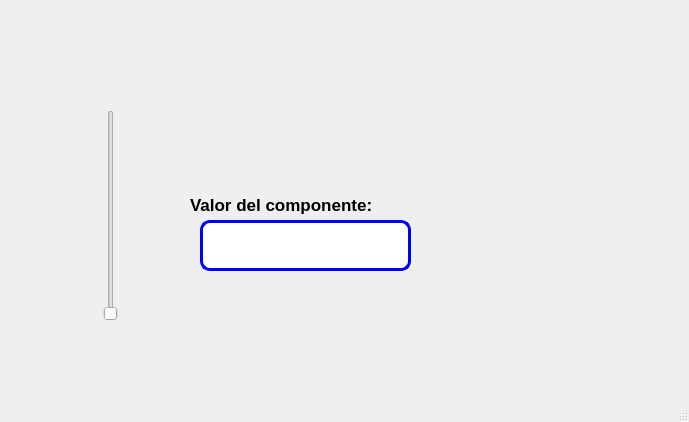
<?xml version="1.0" encoding="UTF-8"?>
<ui version="4.0">
 <class>MainWindow</class>
 <widget class="QMainWindow" name="MainWindow">
  <property name="geometry">
   <rect>
    <x>0</x>
    <y>0</y>
    <width>689</width>
    <height>422</height>
   </rect>
  </property>
  <property name="windowTitle">
   <string>MainWindow</string>
  </property>
  <widget class="QWidget" name="centralwidget">
   <widget class="QLabel" name="label">
    <property name="geometry">
     <rect>
      <x>190</x>
      <y>190</y>
      <width>211</width>
      <height>31</height>
     </rect>
    </property>
    <property name="font">
     <font>
      <pointsize>13</pointsize>
     </font>
    </property>
    <property name="text">
     <string>&lt;html&gt;&lt;head/&gt;&lt;body&gt;&lt;p&gt;&lt;span style=&quot; font-weight:600;&quot;&gt;Valor del componente:&lt;/span&gt;&lt;/p&gt;&lt;/body&gt;&lt;/html&gt;</string>
    </property>
   </widget>
   <widget class="QLineEdit" name="lineEdit">
    <property name="geometry">
     <rect>
      <x>200</x>
      <y>220</y>
      <width>211</width>
      <height>51</height>
     </rect>
    </property>
    <property name="font">
     <font>
      <pointsize>11</pointsize>
     </font>
    </property>
    <property name="styleSheet">
     <string notr="true">border: 3px solid blue;
border-radius:10px</string>
    </property>
    <property name="text">
     <string/>
    </property>
   </widget>
   <widget class="QSlider" name="verticalSlider">
    <property name="geometry">
     <rect>
      <x>90</x>
      <y>110</y>
      <width>41</width>
      <height>211</height>
     </rect>
    </property>
    <property name="orientation">
     <enum>Qt::Vertical</enum>
    </property>
   </widget>
   <widget class="QLabel" name="label_3">
    <property name="geometry">
     <rect>
      <x>0</x>
      <y>0</y>
      <width>171</width>
      <height>51</height>
     </rect>
    </property>
    <property name="text">
     <string/>
    </property>
    <property name="pixmap">
     <pixmap>../../../3D Objects/UAT.png</pixmap>
    </property>
    <property name="scaledContents">
     <bool>true</bool>
    </property>
   </widget>
   <widget class="QLabel" name="label_4">
    <property name="geometry">
     <rect>
      <x>530</x>
      <y>0</y>
      <width>161</width>
      <height>51</height>
     </rect>
    </property>
    <property name="text">
     <string/>
    </property>
    <property name="pixmap">
     <pixmap>../../../3D Objects/facultad_ingenieria_tampico.png</pixmap>
    </property>
    <property name="scaledContents">
     <bool>true</bool>
    </property>
   </widget>
   <widget class="QLabel" name="label_2">
    <property name="geometry">
     <rect>
      <x>570</x>
      <y>300</y>
      <width>91</width>
      <height>81</height>
     </rect>
    </property>
    <property name="font">
     <font>
      <pointsize>8</pointsize>
     </font>
    </property>
    <property name="cursor">
     <cursorShape>ArrowCursor</cursorShape>
    </property>
    <property name="styleSheet">
     <string notr="true"/>
    </property>
    <property name="text">
     <string/>
    </property>
    <property name="pixmap">
     <pixmap>../../../3D Objects/Castor.jpg</pixmap>
    </property>
    <property name="scaledContents">
     <bool>true</bool>
    </property>
   </widget>
  </widget>
  <widget class="QMenuBar" name="menubar">
   <property name="geometry">
    <rect>
     <x>0</x>
     <y>0</y>
     <width>689</width>
     <height>21</height>
    </rect>
   </property>
  </widget>
  <widget class="QStatusBar" name="statusbar"/>
 </widget>
 <resources>
  <include location="../Archivos/Recursos.qrc"/>
 </resources>
 <connections/>
</ui>
